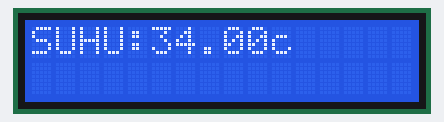
Recording of a sketch running on a simulated Arduino Uno, built with avr-gcc and run on an emulated ATmega328P. On the bench: 16×2 character LCD. Random numbers use the default seed unless the sketch sets one.

Above: at 0.1 s.
At 3.2 s:
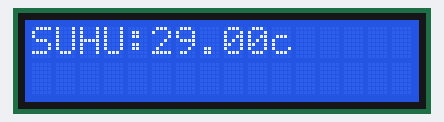
At 5.2 s:
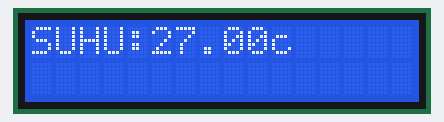
At 12.3 s:
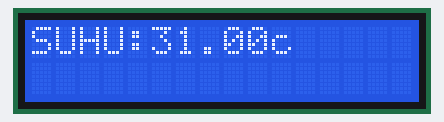
At 22.5 s:
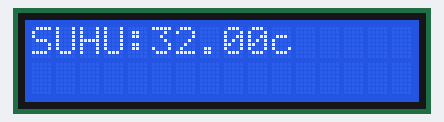
At 38.8 s:
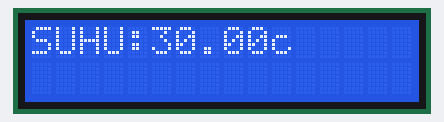

Measured:
- what the display in image 1 shows lasts 2.1 s, from 3.1 s to 5.2 s
- what the display in image 3 shows lasts 1.0 s, from 12.3 s to 13.3 s

The sketch:

9.LCD_BARU.ino
```cpp
#include <LiquidCrystal_I2C.h>
//Inisialisasi pembuatan variable
LiquidCrystal_I2C lcd(0x27, 16, 2);
void setup() {
 //Menentukan Fungsionalitas dari PIN pada Microcontroller
 Serial.begin(115200); //baudrate yang digunakan untuk komunikasi microcontroller dengan komputer
 lcd.begin();
}
void loop() {
 //Program yang akan dijalankan berulang-ulang
float suhu=random(27.1,35.10);

 lcd.clear(); //Untuk Menghapus karakter pada LCD
 lcd.setCursor(0,0); lcd.print("SUHU");
 lcd.setCursor(4,0); lcd.print(":");
 lcd.setCursor(5,0); lcd.print(suhu);
 lcd.setCursor(10,0); lcd.print("c");
 delay(1000); //Jeda waktu perulagan seama 1000 mili detik


}
```
